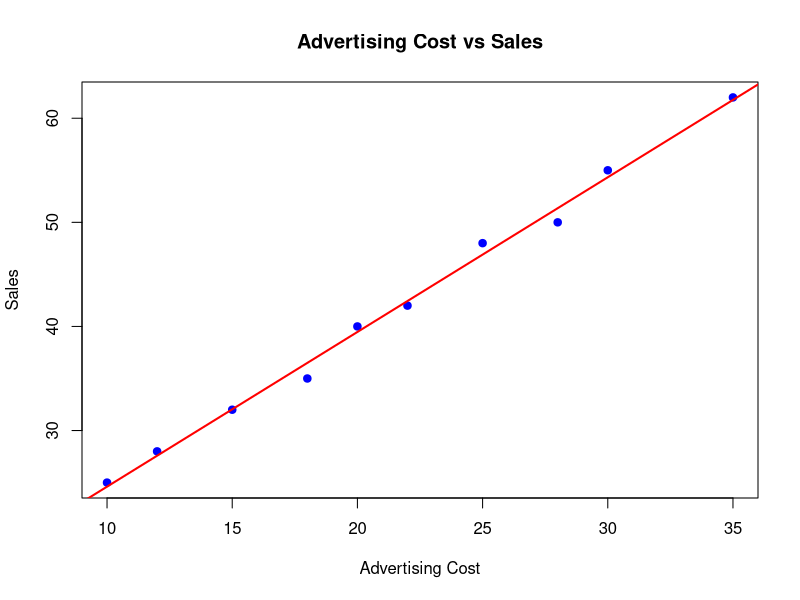

This figure's R source:

# Q17: Advertising Cost and Sales

AdvertisingCost <- c(10, 12, 15, 18, 20,
                     22, 25, 28, 30, 35)

Sales <- c(25, 28, 32, 35, 40,
           42, 48, 50, 55, 62)

model <- lm(Sales ~ AdvertisingCost)

cat("Regression Results:\n")
print(summary(model))

cat("Coefficients:\n")
print(coef(model))

plot(AdvertisingCost, Sales,
     main = "Advertising Cost vs Sales",
     xlab = "Advertising Cost",
     ylab = "Sales",
     pch = 19, col = "blue")

abline(model, col = "red", lwd = 2)
